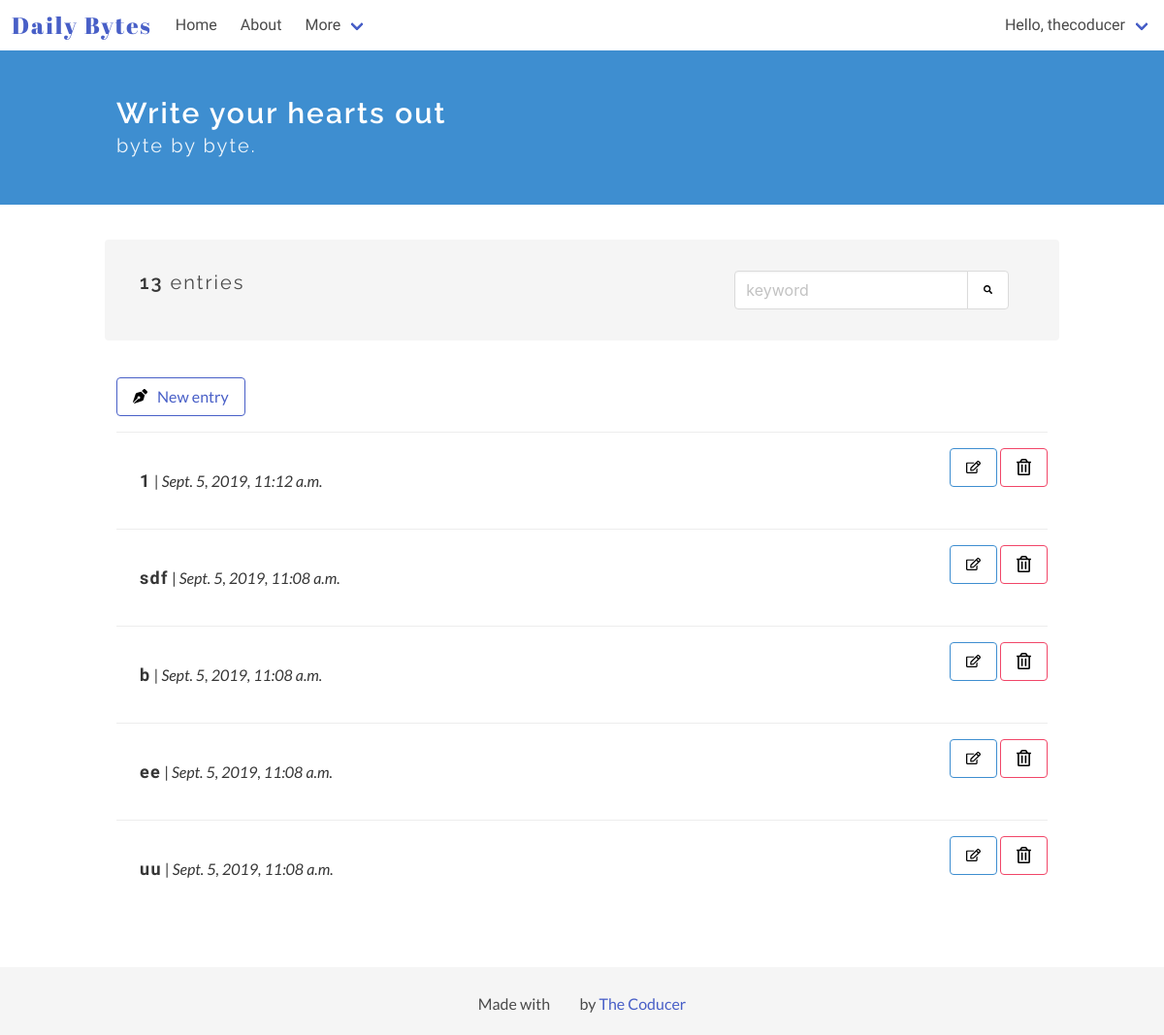
The app's page / (signed in) with its own data.
### diary_app/models.py (models this page shows)
class Entry(models.Model):
    author = models.ForeignKey(User, on_delete=models.CASCADE) # User is an auth model
    title = models.CharField(max_length=100, default='', verbose_name="")
    text = RichTextUploadingField(verbose_name="")
    date_posted = models.DateTimeField(auto_now_add = True)
    bio = models.TextField(max_length=500, blank=True)
    drafts = models.BooleanField(default=False)
    """ def __str__(self):
        return 'Entry #{}'.format(self.id) """
    class Meta:
        verbose_name_plural = 'entries'

### diary_app/views.py (the view)
# urls.py: 2. Add a URL to urlpatterns:  path('', views.home, name='home')
@login_required
def home(request):
    entries = Entry.objects.filter(author=request.user)
    count_entries = entries.count()
    entries = entries.order_by('-date_posted')
    paginator = Paginator(entries, 5)
    page = request.GET.get('page')
    entries = paginator.get_page(page)
    context = {'entries': entries, 'count_entries': count_entries}
    return render(request, 'diary_app/home.html', context)

### diary_app/templates/diary_app/home.html (shortened to what this page needs)
<!DOCTYPE html>
<html lang="en">
<head>
</head>
<body>
    {% extends "./base.html" %}
    {% block content %}
    {% load static %}
    <section class="hero is-info">
        <div class="hero-body">
        <div class="container">
            <h1 class="title">
                Write your hearts out
            </h1>
            <h2 class="subtitle">
                byte by byte.
            </h2>
        </div>
        </div>
    </section>
    <section class="section">
        <div class="container">
            <div class="container my-top-bar">
            <div class="columns notification">
                <div class="column is-two-thirds">
                    <p class="subtitle is-5">
                        {% if count_entries < 1 %}
                            You don't have any entries
                        {% else %}
                            <strong>{{ count_entries }}</strong> entries
                        {% endif %}
                    </p>
                </div>
                <div class="column">
                <div class="field has-addons">
                    <p class="control">
                        <input class="input" type="text" placeholder="keyword">
                    </p>
                    <p class="control">
                        <button class="button">
                            <img class="search-icon" src="{% static '/images/search.svg' %}" alt="Add new byte" width=15px height=15px>
                        </button>
                    </p>
                    </div>
                    </div>
                </div>
                </div>
        <article class="media">
            <div class="media-content">
                <div class="content">
                    <a class="button is-link is-outlined" href="{% url 'add' %}"><img src="{% static '/images/pen.svg' %}" alt="Add new byte" width=15px height=15px style="margin-right: 10px;">New entry</a>
                </div>
            </div>
        </article>
        {% for entry in entries %}
        <article class="media">
                <div class="media-content">
                    <a href="/entry/{{entry.id}}">
                    <div class="content notification readmore-div">
                        <p>
                            <strong class="entry-title">{{ entry.title }}</strong> | <i>{{ entry.date_posted }}</i>
                        </p>
                    </div>
                    </a>
                </div>
                <div class="media-right">
                        <a class="button is-info is-outlined" href="/edit/{{entry.id}}"><img src="{% static '/images/edit.svg' %}" alt="Edit" width=15px height=15px></a>
                        <a class="button is-danger is-outlined" href="/delete/{{entry.id}}" onclick="del()"><img src="{% static '/images/delete.svg' %}" alt="Delete" width=15px height=15px color: red;></a>
                </div>
        </article>
        {% endfor %}
        </div>
    </section>
    {% endblock %}

### diary_app/templates/diary_app/header.html (shortened to what this page needs)
{% load static %}
<div id="app">
<nav class="navbar" role="navigation" aria-label="main navigation">
    <div class="navbar-brand">
      <a class="navbar-item" href="{% url 'home' %}">
        <h1 class="logo">Daily Bytes</h1>
      </a>
    </div>
    <div id="navbarBasicExample" class="navbar-menu">
      <div class="navbar-start">
        <a class="navbar-item" href="{% url 'home' %}">
            Home
        </a>
        <a class="navbar-item" href="/about/">
            About
        </a>
        <div class="navbar-item has-dropdown is-hoverable">
          <a class="navbar-link">
            More
          </a>
        </div>
      </div>
      <div class="navbar-end">
          <div class="navbar-item has-dropdown is-hoverable">
              <a class="navbar-link">
                  Hello, {{ user.username }}
              </a>
            </div>
      </div>
    </div>
  </nav>
 </div>

### diary_app/static/css/main.css (style rules this page uses)
body { display: flex; flex-direction: column; height: 100vh; font-family: 'Lato', sans-serif; }
.logo { font-family: 'Abril Fatface', cursive; font-size: 1.5em; letter-spacing: 2px; }
.navbar-item { font-family: 'Libre Franklin', sans-serif; }
.title { font-size: 30px; }
.title, .subtitle { font-family: 'Raleway', sans-serif; letter-spacing: 2px; }
p { font-family: 'Lato', sans-serif; }
.entry-title { font-family: 'Libre Franklin', sans-serif; font-size: 18px; letter-spacing: 1.3px; }
.my-top-bar { margin-bottom: 50px; }
.section { flex: 1 0 auto; }
.readmore-div { background-color: transparent; color: #363636; }

### records on screen
Entry: title "1", date_posted "Sept. 5, 2019, 11:12 a.m."
Entry: title "sdf", date_posted "Sept. 5, 2019, 11:08 a.m."
Entry: title "b", date_posted "Sept. 5, 2019, 11:08 a.m."
Entry: title "ee", date_posted "Sept. 5, 2019, 11:08 a.m."
Entry: title "uu", date_posted "Sept. 5, 2019, 11:08 a.m."

### other values on screen
{{ user.username }} "thecoducer"
{{ count_entries }} "13"
